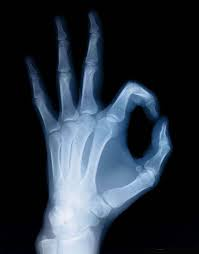
#> input picture pmkoi/example.jpeg, 199 x 254 px
$ jupyter execute Lab3.ipynb
#> lines starting #> are read from the running program, lines starting #| are printed output that depends on the picture; long printed decimals are rounded
[cell 1]
import time
import numpy as np
import matplotlib.pyplot as plt
from scipy import integrate

[cell 2]
start = 2
stop = 5
step = 0.0001
samples = int((stop - start) / step)

x = np.linspace(start, stop, samples) #wygenerowanie zakresu zmiennej x
#y = x
y = x**2 #zdefiniowanie funkcji y
# x^2/2 | 5, 2 = 25/2 - 4 / 2 = 21 / 2 = 10.5


result_simple = np.sum(y) * step #obliczenie całki oznaczonej funkcji y funckja np.sum
print("Result simple: ", result_simple)

result_quad = integrate.quad(lambda x: x**2, start, stop) #obliczenie całki oznaczonej funkcji y kwadrtura gaussa
print("Result quad: ", result_quad)

#4.3298697960381115e-13 to prognozowany bład liczenia całki
#wraz z malejacym krokiem rosnie bład
#calkowanie numeryczne to jakis typ sumowania, okreslami w jakich punkatch i jakich odstepach sumujemy

[cell 3]
117/3

[cell 4]
start = 2
stop = 5
# [4 lines of commented-out code are left out]
step = 0.001
samples = int((stop - start) / step)

x = np.linspace(start, stop, samples) #wygenerowanie zakresu zmiennej x
y = x**2 + 3*x + 5 #zdefiniowanie funkcji y (wielomian)
# y = np.sin(x)
#y = x
# x^3 / 3 + 3/2*x^2 + 5*x | 5, 2 = 125/3 + 75/2 + 25 - 8/3 - 12/2 - 10

print(x)

b_t = time.time()
result_trapezoidal_1 = integrate.trapz(y, x)
e_t = time.time()
print("Result trapezoidal_1: ", result_trapezoidal_1)
print("Elapsed time: ", e_t - b_t, "\n")

b_t = time.time()
result_trapezoidal_2 = integrate.trapz(y, dx=step) #dx oznacza rozstaw (krok) zmiennych x, opcjonalne
e_t = time.time()
print("Result trapezoidal_2: ", result_trapezoidal_2)
print("Elapsed time: ", e_t - b_t, "\n")

b_t = time.time()
result_simpson_1 = integrate.simps(y, x)
e_t = time.time()
print("Result simpson_1: ", result_simpson_1)
print("Elapsed time: ", e_t - b_t, "\n")

b_t = time.time()
result_simpson_2 = integrate.simps(y, dx=step)
e_t = time.time()
print("Result simpson_2: ", result_simpson_2)
print("Elapsed time: ", e_t - b_t, "\n")

b_t = time.time()
result_trapezoidal_own = np.sum(y)*step - (y[0] + y[-1])/2*step
e_t = time.time()
print("Result trapezoidal_own: ", result_trapezoidal_own)
print("Elapsed time: ", e_t - b_t, "\n")

b_t = time.time()
result_simpson_own = step / 3 * (y[0] + y[-1] + 4*np.sum(y[1:-1:2]) + 2*np.sum(y[2:-1:2]))
e_t = time.time()
print("Result simpson_own: ", result_simpson_own)
print("Elapsed time: ", e_t - b_t, "\n")

b_t = time.time()
result_simpson_38_own = 3*step / 8 * (y[0] + y[-1] + 3*np.sum(y[1:-1:3]) + 3*np.sum(y[2:-1:3]) +2*np.sum(y[3:-1:3]))
e_t = time.time()
print("Result simpson_38_own: ", result_simpson_38_own)
print("Elapsed time: ", e_t - b_t, "\n")

#Nie ma to dużego znaczenia w przypadkach praktycznych,
#generowanie zakresu ma swoje wady, przy mniejszym kroku nie sa tak dokladne

[cell 5]
125/3 + 75/2 + 25 - 8/3 - 12/2 - 10

[cell 6]
#ZADANIE 1
#Zaimplementuj funkcję (za pomocą pętli for, bez użycia gotowych funkcji) implementującą metodę trapezów,
#metodę Simpsona 1/3 imetodę Simpsona 3/8. Porównaj działanie do funkcji dostępnych w bibliotece scipy
#(zarówno pod kątem czasu obliczeń jak i uzyskanych wyników). Porównaj dokładność wyznaczonych sum z wartością
#oczekiwaną dla wybranych, znanych całek oznaczonych.

start = 5
stop = 15
step = 0.0001
samples = int((stop - start) / step)

x = np.linspace(start, stop, samples) #wygenerowanie zakresu zmiennej x
#y = x
# x^2/2 | 5, 2 = 25/2 - 4 / 2 = 21 / 2 = 10.5
y = 2*x + 10 #zdefiniwanie funkcji y

integ_y = 300 #całka oznaczona funkcji y idealna

def our_integrate(y, method): #zdefiniowanie funkjci do liczenia całki oznaczonej

    # method = trapezoidal, simpson_13, simpson_38

#> called with y = array of shape (100000,), method = 'trapezoidal'
    integ = 0 #wartość początkowa całki oznaczonej
    if method=="trapezoidal": #metoda trapezów

        for i in range(len(y)-1): #pętla do liczenia całki oznaczonej
            integ += (y[i]+y[i+1]) * step * 0.5 #algorytm sumy

    if method=="simpson_13": #metoda simspona 1/3

        for i in range(0, len(y)-2, 2): #Pętla do liczenia całki oznaczonej z krokiem 2
            integ += (y[i]+4*y[i+1]+y[i+2]) * step / 3 #algorytm sumy

    if method=="simpson_38": #meotda simpsona 3/8

        for i in range(0, len(y)-3, 3): #Pętla do liczenia całki oznaczonej z krokiem 3
            integ += (y[i]+3*y[i+1]+3*y[i+2]+y[i+3]) * 3 * step / 8 #algorytm sumy

    return integ #zwrócenie całki oznaczonej

def mse(x1, x2): #funkcja do obliczania błedu średnio-kwadratowego
    return np.mean(np.sqrt((x1 - x2)**2)) #zwrócenie wartości błędu

print("MSE trapezoidal:", mse(integ_y, our_integrate(y, "trapezoidal")), "\n" ) #błąd naszej funkcji metoda trapezów
print("MSE simpson13:", mse(integ_y, our_integrate(y, "simpson_13")), "\n" ) #błąd naszej funkcji metoda simposna 1/3
print("MSE simpson38:", mse(integ_y, our_integrate(y, "simpson_38")), "\n" ) #bład naszej funkcji metoda simpsona 3/8

b_t = time.time()
result_trapz_our = our_integrate(y, "trapezoidal")
e_t = time.time()
print("\nResult our trapezidal:", result_trapz_our)
print("Elapsed time: ", e_t - b_t, "\n" )

b_t = time.time()
result_trapz = integrate.trapz(y, x)
e_t = time.time()
print("Result scipy trapezidal:", result_trapz)
print("Elapsed time: ", e_t - b_t, "\n" )

b_t = time.time()
result_simp13_our = our_integrate(y, "simpson_13")
e_t = time.time()
print("Result our simpson 1/3:", result_simp13_our)
print("Elapsed time: ", e_t - b_t,"\n" )

b_t = time.time()
result_simp13 = integrate.simps(y, dx=step)
e_t = time.time()
print("Result scipy simpson 1/3:", result_simp13)
print("Elapsed time: ", e_t - b_t,"\n" )

b_t = time.time()
result_simp38_our = our_integrate(y, "simpson_38")
e_t = time.time()
print("Result our simpson 3/8:", result_simp38_our)
print("Elapsed time: ", e_t - b_t, "\n" )

b_t = time.time()
result_simp38 = integrate.simps(y, dx=step)
e_t = time.time()
print("Result scipy simpson 3/8:", result_simp38)
print("Elapsed time: ", e_t - b_t, "\n" )

#Nasza funkcja dla metody simpsona jest wolniejsza, dla simpson 3/8 pojawia sie najwiekszy blad

[cell 7]
start = 0.0001
stop = 3

b_t = time.time()
# result_quad = integrate.quad(lambda x: x**2 + 3*x + 5, start, stop)
result_quad = integrate.quad(lambda x: 1/x, start, stop)  #obliczenie całki oznaczonej funkcji kwadrtura gaussa
e_t = time.time()
print("Time: ", e_t - b_t)
print("Result quad: ", result_quad)

#Takie rozwiązanie mocno zalezne od wielomianu, musimy znac wzor funkcji,

[cell 8]
start = 1
stop = 4
step = 0.0001
samples = int((stop - start) / step) #wygenerowanie liczby próbek
noise_level = 0.001

x = np.linspace(start, stop, samples) #wygenerowanie zakresu zmiennej x
y = 2*x**3 + 3*x**2 + 5*x - 7 #zdefiniowanie funkcji y
y_noise = y + np.random.randn(y.shape[0])*noise_level #funkcja y z szumem

result_trapezoidal = integrate.trapz(y, x) #calkowanie metoda trapezow funkcji y
print("Result trapeozidal: ", result_trapezoidal)

result_trapezoidal_noise = integrate.trapz(y_noise, x) #calkowanie metoda trapezow funkcji y z szumem
print("Result trapeozidal with noise: ", result_trapezoidal_noise)

#Szum wpływa na wynik calkowania, ale znacznie mniej niz w przypadku pochodnych,  zwiekszanie kroku nie wplywa na
#zwiększanie błędu
#sygnal zaszumiony szumem normalnym przy liczeniu calki nie jest to bardzo istotne

[cell 9]
start = -2
stop = 2
step = 0.0001
samples = int((stop - start) / step) #wygenerowanie liczby próbek

x = np.linspace(start, stop, samples) #wygenrowanie zakresu zmiennej x
y = x #zdefiniowanie funkcji y

integ_y = (x**2) * 0.5 - 2 #zdefiniowanie calki funkcji y

y_integral = np.cumsum(y)*step #obliczenie calki oznaczonej funkji y

#print(integrate.trapz(y, x))


plt.figure(dpi=100) #przedstawienie wykresów
plt.plot(x, y, "r-") #wykres funkcji y, bez stalej C
plt.plot(x, y_integral, "b-") #wykres calki funkcji y
plt.plot(x, integ_y, "c--") #wykres idealnej calki funkcji y
plt.grid(True)
plt.xlim([start, stop]) #ograniczenie osi x do przedziału
plt.xlabel("X")
plt.ylabel("Y")

#funkcja jest prawidłowa, brakje tutaj elementu stałego (w calkowaniu to jest C)

start = -np.pi
stop = np.pi
step = 0.0001
samples = int((stop - start) / step) #wygenerowanie liczby próbek

x = np.linspace(start, stop, samples) #wygenrowanie zakresu zmiennej x
y = np.cos(x) #zdefiniowanie funkcji y

y_integral = np.cumsum(y)*step #obliczenie calki oznaczonej funkji y

plt.figure(dpi=100) #przedstawienie wykresów
plt.plot(x, y, "r-") #wykres funkcji y, bez stalej C
plt.plot(x, y_integral, "b-") #wykres calki funkcji y
plt.grid(True)
plt.xlim([start, stop]) #ograniczenie osi x do przedziału
plt.xlabel("X")
plt.ylabel("Y")

start = 0.1
stop = 3
step = 0.0001
samples = int((stop - start) / step) #wygenerowanie liczby próbek

x = np.linspace(start, stop, samples) #wygenrowanie zakresu zmiennej x
y = 1/x #zdefiniowanie funkcji y

y_integral = np.cumsum(y)*step #obliczenie calki oznaczonej funkji y


plt.figure(dpi=100) #przedstawienie wykresów
plt.plot(x, y, "r-") #wykres funkcji y, bez stalej C
plt.plot(x, y_integral, "b-") #wykres calki funkcji y
plt.grid(True)
plt.xlim([start, stop]) #ograniczenie osi x do przedziału
plt.xlabel("X")
plt.ylabel("Y")

#Ostatni element tablicy otrzymanej z funkcji np.cumsum to nasza całka oznaczona
#> figure, not shown here; curve peaks at x = 2, y = 2; curve peaks at x = 2, y = -5.68e-16; curve peaks at x = -2, y = 0
#> figure, not shown here; curve peaks at x = 0, y = 1; curve peaks at x = 1.57, y = 1
#> figure, not shown here; curve peaks at x = 0.1, y = 10; curve peaks at x = 3, y = 3.4

[cell 10]
#ZADANIE 2
#Zaimplementuj własny generator do sumy kumulacyjnej (zapomocą pętli for) i korzystając z niej zaimplementuj
#rekurencyjnie całkowanie z Zadania 1. Dokonaj wizualizacji przykładowych funkcji i ich całek (jak na zajęciach).
#Jakie zalety ma implementacja rekurencyjna całkowania? Jakie wady? Porównaj szybkość działania implementacji
#rekurencyjnej całkowania metodą trapezów/Simpsona z wbudowaną funkcją do całkowania kwadraturą Gaussa z biblioteki scipy.


start = 0
stop = 2
step = 0.00001
samples = int((stop - start) / step) #wygenerowanie liczby probek

x = np.linspace(start, stop, samples) #wygenerowanie zakresu zmiennej x
y1 = x #definicja funkcji y
y2 = 2*x + 10
y3 = x**2 + 3
# x^2/2 | 5, 2 = 25/2 - 4 / 2 = 21 / 2 = 10.5

def cumsum_generator(y): #generator sumy skumulowanej
    cumsum = np.zeros(len(y)) #tablica zer wielkości tablicy wejsciowej
    cumsum[0] = y[0] #przypisanie 1 wartosci
    for i in range(len(y)-1): #pętla to obliczenia pozostałych wartosci
        cumsum[i+1] = cumsum[i] + y[i+1] #dodawanie kolejnych elementow do tablicy
    return cumsum #zwrocenie tablicy sumy skumulowanej

def our_integrate_recur(y, method): #funkcja do obliczenia funkcji całki

    # method = trapezoidal, simpson_13, simpson_38

#> called with y = array of shape (199999,), method = 'trapezoidal'
    integ = 0 #wartosc poczatkowa całki
    cumsum = np.zeros(len(y)) #tablica do wypelnienia wartosciami calki

    if method=="trapezoidal": #metoda trapezów

        for i in range(len(y)-1): #petla do wypelnienia tablicy wartosci calki
            integ += (y[i]+y[i+1]) * step * 0.5 #obliczanie kolejnych wartosci calki
            cumsum[i] = integ #przypisanie kolejnym elelemntowm wartosci calki

        cumsum[-1] = cumsum_generator(y)[-1]*step #- (y[-2]+y[-1]) * step * 0.5 #przypisanie wartosci ostatniego elementu

    if method=="simpson_13": #metoda simpsona 1/3

        for i in range(0, len(y)-2, 2): #Pętla do wypelnienia tablicy z krokiem 2
            integ += (y[i]+4*y[i+1]+y[i+2]) * step / 3 #obliczanie kolejnych wartosci calki
            cumsum[i] = integ #przypisanie kolejnym elelemntowm wartosci calki

        cumsum[-1] = cumsum_generator(y)[-1]*step #- (y[-3]+4*y[-2]+y[-1]) * step / 3 #przypisanie wartosci ostatniego elementu

    if method=="simpson_38":

        for i in range(0, len(y)-3, 3): #Pętla do wypelnienia tablicy z krokiem 3
            integ += (y[i]+3*y[i+1]+3*y[i+2]+y[i+3]) * 3 * step / 8 #obliczanie kolejnych wartosci calki
            cumsum[i] = integ #przypisanie kolejnym elelemntowm wartosci calki
        #cumsum[0] = y[0]
        cumsum[-1] = cumsum_generator(y)[-1]*step #- (y[-4]+3*y[-3]+3*y[-2]+y[-1]) * 3 * step / 8 #przypisanie wartosci ostatniego elementu

    return cumsum #zwrocenie tablicy z wartosciami calki


result_y1 = np.cumsum(y1)*step #obliczenie calki oznaczonej funkcji y1
print("Wynik całki oznaczonej funkcji y1 (np.cumsum):" ,result_y1[-1])

result_y1_func = cumsum_generator(y1)*step #obliczenie nasza funkcja calki oznaczonej y1
print("Wynik całki oznaczonej funkcji y1 (nasza):" ,result_y1_func[-1])

plt.figure(dpi=100) #przedstawienie wykresów
plt.plot(x,y1, "r-") #wykres funkcji y1
plt.plot(x, np.cumsum(y1)*step, "b-") #wykres calki funkcji y1
plt.plot(x, our_integrate_recur(y1, "trapezoidal"), "c--") #wykres naszej calki funkcji y1
plt.grid(True)
plt.xlim([start,stop])
plt.show()
#> figure, not shown here; curve peaks at x = 2, y = 2; curve peaks at x = 2, y = 2; curve peaks at x = 2, y = 2

plt.figure(dpi=100) #przedstawienie wykresów
plt.plot(x,y2, "r-") #wykres funkcji y2
plt.plot(x, np.cumsum(y2)*step, "b-")#wykres calki funkcji y2
plt.plot(x, our_integrate_recur(y2, "trapezoidal"), "c--") #wykres naszej calki funkcji y2
plt.grid(True)
plt.xlim([start,stop])
plt.show()
#> figure, not shown here; curve peaks at x = 2, y = 14; curve peaks at x = 2, y = 24; curve peaks at x = 2, y = 24

plt.figure(dpi=100) #przedstawienie wykresów
plt.plot(x,y3, "r-") #wykres funkcji y3
plt.plot(x, np.cumsum(y3)*step, "b-") #wykres calki funkcji y3
plt.plot(x, our_integrate_recur(y3, "trapezoidal"), "c--") #wykres naszej calki funkcji y3
plt.grid(True)
plt.xlim([start,stop])
plt.show()
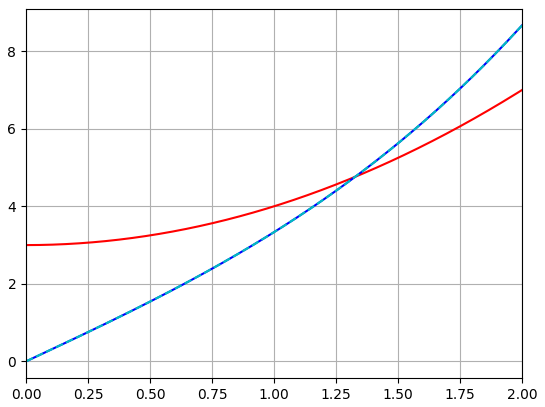
#> figure drawn by matplotlib, 1 panel; curve peaks at x = 2, y = 7; curve peaks at x = 2, y = 8.67; curve peaks at x = 2, y = 8.67


b_t = time.time()
result_y_func = our_integrate_recur(y1, "simpson_13")
e_t = time.time()
print("Elapsed time our simpson13: ", e_t - b_t, "\n" )

b_t = time.time()
result_y_func = our_integrate_recur(y1, "simpson_38")
e_t = time.time()
print("Elapsed time our simpson38: ", e_t - b_t, "\n" )

b_t = time.time()
result_y_func = our_integrate_recur(y1, "trapezoidal")
e_t = time.time()
print("Elapsed time our trapezoidal: ", e_t - b_t, "\n" )

b_t = time.time()
result_y_func = integrate.quad(lambda x: x, start, stop)
e_t = time.time()
print("Elapsed time gauss quad: ", e_t - b_t, "\n" )

#

[cell 11]
#całkowanie punktów rozłożonych nierównomiernie

start = -2
stop = 2
samples = 100000
x = (np.random.rand(samples) - 0.5)*(start-stop) #wygenerwoanie zakresu zmiennej x, punkty nieuporządkowane
x = np.sort(x) #uporządkowanie wartości x
dx = x[1:] - x[0:-1] #dx to tablica kroków odpowiadajacych poszczegolnym punktom
dx = np.concatenate((dx, np.array([dx[0]]))) #złaczenie tablicy dx ztablica zawierajaca wartosc dx[0]

y = x**2
y_integral = np.cumsum(y*dx)

print("Sum: ", y_integral[-1]) #nasza wartość całki oznaczonej

result_quad = integrate.quad(lambda x: x**2, start, stop) #obliczanie całki oznaczonej metoda kwadrastury gaussa
print("Quad: ", result_quad)

plt.figure() #przedastawienie wykresów
plt.plot(x, y, "r-") #wykres funkcji y
plt.plot(x, y_integral, "b-") #wykres calki funkcji y
plt.grid(True)
plt.xlim([start, stop]) #ograniczenie zakresu osi x
plt.xlabel("X")
plt.ylabel("Y")

#im większa liczba próbek, tym wykres calki dokładniejszy
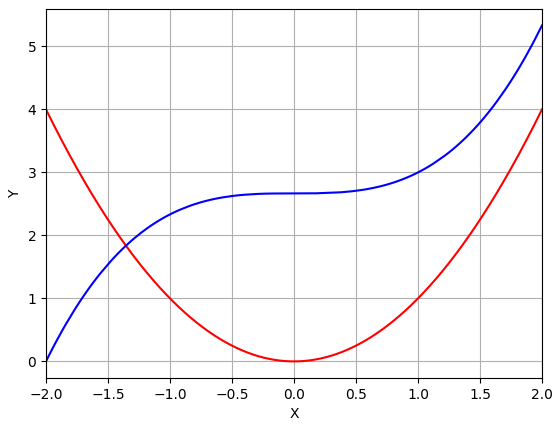
#> figure drawn by matplotlib, 1 panel; curve peaks at x = 2, y = 4; curve peaks at x = 2, y = 5.33

[cell 12]
start = -2
stop = 2
step = 0.001
samples = int((stop - start) / step) #wygenerowanie liczby próbek
x = np.linspace(start, stop, samples) #wygenerowanie zakresu zmiennej x
y = np.linspace(start, stop, samples) #wygenerowanie zakresu zmiennej y

xs, ys = np.meshgrid(x, y) #wygenerowanie siatek osi x i y
zs = xs**2 + ys**2 #definicja funkcji zs
# 42.6667


plt.figure() #przedstawienie wykresu funkcji zs
plt.imshow(zs, cmap="gray")
plt.axis('off')

b_t = time.time()
total_sum = np.sum(zs)*step**2 #obliczenie sumy wszystkich punktów zbioru
print("2-D Integral: ", total_sum)
e_t = time.time()
print("Time: ", e_t - b_t, "\n")

b_t = time.time()
print("2-D Integral Trapezoidal: ", integrate.trapz(integrate.trapz(zs))*step**2)
e_t = time.time()
print("Time: ", e_t - b_t, "\n")

b_t = time.time()
print("2-D Integral Trapezoidal: ", integrate.trapz(np.ravel(zs))*step**2)
e_t = time.time()
print("Time: ", e_t - b_t, "\n")

#np.ravel() - funkcja do rzutowania funkcji do 1D

b_t = time.time()
print("2-D Integral Gaussian 2-D: ", integrate.dblquad(lambda y, x: y**2 + x**2, -2, 2, -2, 2))
e_t = time.time()
print("Time: ", e_t - b_t, "\n")
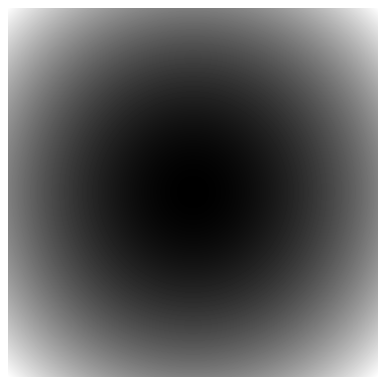
#> figure drawn by matplotlib, 1 panel

[cell 13]
#ZADANIE 3
#Zaimplementuj własną funkcję do całkowania funkcji dwóch zmiennych metodą trapezów. Porównaj uzyskane wyniki
#z metodą opartą o kwadratury Gaussa dla dwóch zmiennych pod względem dokładności i szybkości wykonywania.
#W jakich przypadkach zaimplementowana metoda może być bardziej użyteczna od metod opartych o kwadratury Gaussa?

start = -2
stop = 2
xstep = 0.01
ystep = 0.01
xsamples = int((stop - start) / xstep) #liczba próbek x
ysamples = int((stop - start) / ystep) #liczba próbek y
x = np.linspace(start, stop, xsamples) #wygenerowanie zakresu zmiennej x
y = np.linspace(start, stop, ysamples) #wygenerowanie zakresu zmiennej y

xs, ys = np.meshgrid(x, y) #wygenerowanie siatek na osiach x y
zs = xs**2 + ys**2 #definicaj funkcji dwoch zmiennych zs

def our_integrate_2D_sum(z, x_step, y_step): #zdefiniowanie funkcji do liczenia calki z sumy calkowitej

#> called with x_step = 0.01, y_step = 0.01
    sum = 0 #wartosc poczatkowa sumy
    for i in range(len(zs)): #pętla do liczenia sumy
        for j in range(len(zs)):
            sum += z[i,j] #algorytm liczenia sumy

    integ = sum *( x_step * y_step) #obliczenie wartosci calki
    return integ #zwrocenie calki


def our_integrate_2D_trap(z, x_step, y_step): #funkcja do obliczenia calki metoda trapezow

#> called with x_step = 0.01, y_step = 0.01
    integ = 0 #wartosc poczatkowa calki
    for i in range(len(zs)-1): #petla do liczenia wartosci calki
        for j in range(len(zs)-1):
            integ += (z[i,j]+z[i+1,j+1]) * x_step * y_step * 0.5 #algorytm liczenia calki

    return integ #zwrocenie wartosci calki


#print(our_integrate_2D_sum(zs, xstep, ystep))
#print(our_integrate_2D_trap(zs, xstep, ystep))
#print(integrate.dblquad(lambda y, x: y**2 + x**2, -2, 2, -2, 2))


b_t = time.time()
print("2-D Integral our func: ", our_integrate_2D_sum(zs, xstep, ystep))
e_t = time.time()
print("Time: ", e_t - b_t, "\n")


b_t = time.time()
print("2-D Integral Trapezoidal our func: ", our_integrate_2D_trap(zs, xstep, ystep))
e_t = time.time()
print("Time: ", e_t - b_t, "\n")


b_t = time.time()
print("2-D Integral Gaussian 2-D: ", integrate.dblquad(lambda y, x: y**2 + x**2, -2, 2, -2, 2))
e_t = time.time()
print("Time: ", e_t - b_t, "\n")

#Własna funkcja lepsza gdy mamy dwa różne kroki dla zmiennych x, y ???
#W momencie gdy nie znamy wzoru funkcji

[cell 14]
from skimage import io
from skimage import color
array = io.imread("example.jpeg") #wczytanie zdjęcia
#> array is the input picture: shape (254, 199, 3); mean R, G, B 39.7, 49.1, 60.2
array = color.rgb2gray(array) #zmiana koloru zdjecia na skale szarości
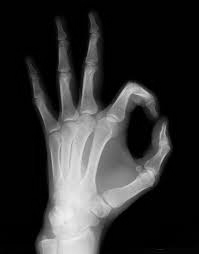
#> array: shape (254, 199) float64; min 0, max 0.94, mean 0.188

grad_y, grad_x = np.gradient(array) #wygenerowanie siatki osi x i y ze zdjecia
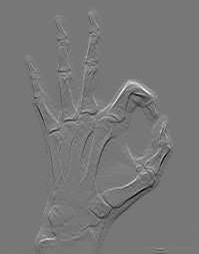
#> grad_y: shape (254, 199) float64; min -0.228, max 0.258, mean 0.000888; drawn with min black and max white
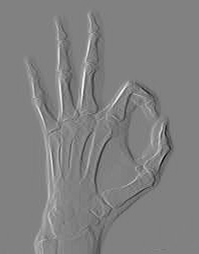
#> grad_x: shape (254, 199) float64; min -0.297, max 0.289, mean 3.09e-06; drawn with min black and max white

rows = 1
cols = 4

sum_xx = np.cumsum(grad_x, axis=1) #obliczenie sumy po osi xx
sum_yy = np.cumsum(grad_y, axis=0) #obliczenie sumy po osi yy
sum_xy = np.cumsum(grad_x, axis=0) #obliczenie sumy po osi xy
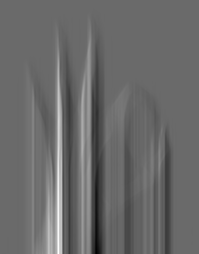
#> sum_xy: shape (254, 199) float64; min -8.96, max 12.57, mean 2.66e-05; drawn with min black and max white
sum_yx = np.cumsum(grad_y, axis=1) #obliczenie sumy po osi yx
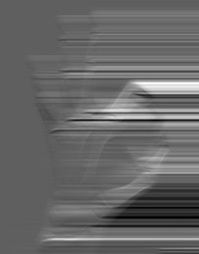
#> sum_yx: shape (254, 199) float64; min -1.35, max 2.25, mean 0.115; drawn with min black and max white


total = sum_xx + sum_yy #obliczenie sumy całkowitej

# [9 lines of commented-out code are left out]

plt.figure(dpi=250) #przedstawienie wykresów
plt.subplot(rows, cols, 1)
plt.imshow(array, cmap='gray') #wykres zdjecia
plt.title("array")
plt.axis('off')
plt.subplot(rows, cols, 2)
plt.imshow(grad_x, cmap='gray') #wykres gradientu na osi x
plt.title("grad_x")
plt.axis('off')
plt.subplot(rows, cols, 3)
plt.imshow(grad_y, cmap='gray') #wykres gradientu na osi x
plt.title("grad_y")
plt.axis('off')
plt.subplot(rows, cols, 4)
plt.imshow(total, cmap='gray') #wykres sumy calkowitej (wykres calki)
plt.title("total")
plt.axis('off')


print("Min/Max", np.min(array), np.max(array))
#| Min/Max 0.0 0.9396
print("Diff: ", np.mean(np.abs(array-total)))
#| Diff:  0.1846

plt.figure(dpi=250)
plt.subplot(rows, cols, 1)
plt.imshow(array, cmap='gray', vmin=0, vmax=1)
plt.axis('off')
plt.subplot(rows, cols, 2)
plt.imshow(grad_x, cmap='gray')
plt.axis('off')
plt.subplot(rows, cols, 3)
plt.imshow(grad_y, cmap='gray')
plt.axis('off')
plt.subplot(rows, cols, 4)
plt.imshow(total, cmap='gray', vmin=0, vmax=1)
plt.axis('off')

normalize = lambda image: (image - np.min(image)) / (np.max(image) - np.min(image))

plt.figure(dpi=250) ##przedstawnie znormalizowanych obrazów
plt.subplot(rows, cols, 1)
plt.imshow(normalize(array), cmap='gray', vmin=0, vmax=1)
plt.axis('off')
plt.subplot(rows, cols, 2)
plt.imshow(grad_x, cmap='gray')
plt.axis('off')
plt.subplot(rows, cols, 3)
plt.imshow(grad_y, cmap='gray')
plt.axis('off')
plt.subplot(rows, cols, 4)
plt.imshow(normalize(total), cmap='gray', vmin=0, vmax=1)
plt.axis('off')

print("Min/Max input", np.min(normalize(array)), np.max(normalize(array)))
#| Min/Max input 0.0 1.0
print("Min/Max integral", np.min(normalize(total)), np.max(normalize(total)))
#| Min/Max integral 0.0 1.0
print("Diff: ", np.mean(np.abs(normalize(array)-normalize(total))))
#| Diff:  0.01035

plt.figure(dpi=100)
plt.imshow(np.abs(normalize(array)-normalize(total)), cmap='gray')
plt.axis('off')
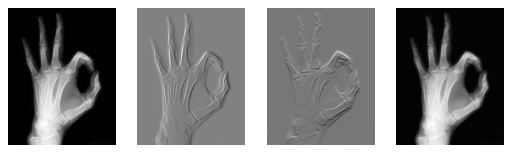
#> figure drawn by matplotlib, 4 panels
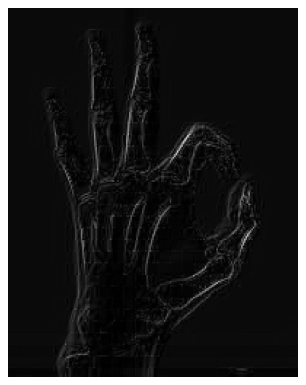
#> figure drawn by matplotlib, 1 panel
